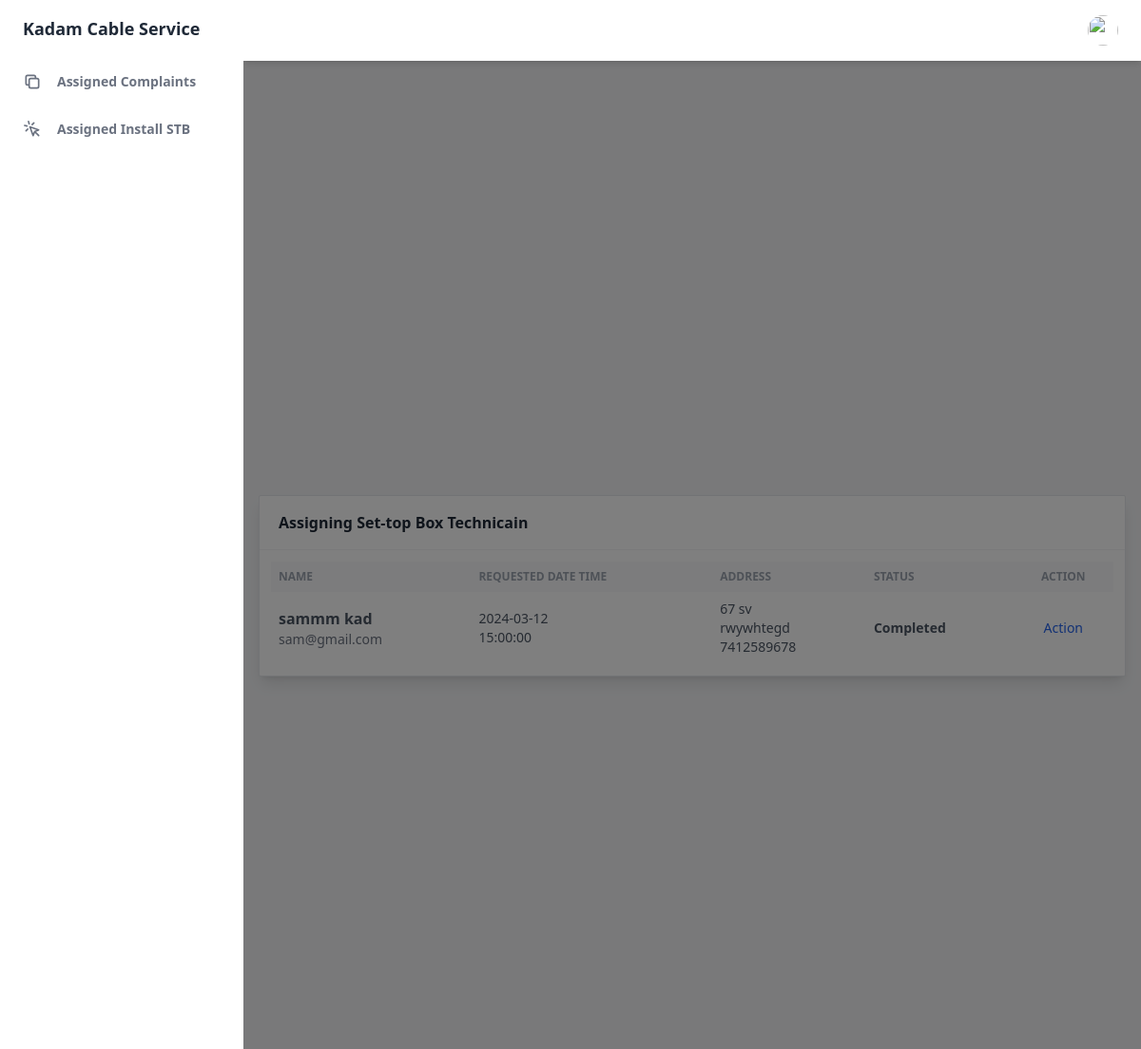
The page /Main/Employee/technican_stb.php (signed in) on the database its author committed.
### tables this page shows
CREATE TABLE `installs` (
  `installs_id` int(11) NOT NULL,
  `installs_req_date` date DEFAULT NULL,
  `installs_req_time` time DEFAULT NULL,
  `installs_date` date DEFAULT NULL,
  `installs_status` varchar(25) DEFAULT NULL,
  `stb_number` varchar(25) DEFAULT NULL,
  `emp_email` varchar(100) DEFAULT NULL,
  `cust_email` varchar(100) DEFAULT NULL
);

CREATE TABLE `customer` (
  `cust_email` varchar(100) NOT NULL,
  `cust_password` varchar(50) NOT NULL,
  `cust_fname` varchar(50) NOT NULL,
  `cust_mname` varchar(50) NOT NULL,
  `cust_lname` varchar(50) NOT NULL,
  `cust_flat` varchar(50) NOT NULL,
  `cust_building` varchar(50) NOT NULL,
  `cust_street` varchar(50) NOT NULL,
  `cust_pincode` varchar(50) NOT NULL,
  `cust_phone` varchar(10) NOT NULL
);

### Main/Employee/technican_stb.php (the view, shortened to what this page needs)
<?php
if(isset($_SESSION["email"]) && isset($_SESSION["firstname"]) && isset($_SESSION["lastname"]) && isset($_SESSION["type"])  )
{
   if($_SESSION["type"]=="a" || $_SESSION["type"]=="m"  || $_SESSION["type"]=="t" ){
    $email = $_SESSION["email"];
   }
    else{
        echo ("<script>location.href='emp_login.php'</script>");
    }
}else{
    echo ("<script>location.href='emp_login.php'</script>");
}
include("../../config/connect.php");
?>
<!DOCTYPE html>
<html :class="{ 'theme-dark': dark }" x-data="data()" lang="en">
  <head>
    <link rel="stylesheet" href="https://unpkg.com/tailwindcss@2.2.19/dist/tailwind.min.css"/>
    <script src="https://cdn.tailwindcss.com"></script>
    <link href="https://cdnjs.cloudflare.com/ajax/libs/flowbite/2.2.0/flowbite.min.css" rel="stylesheet" />
    <link rel="stylesheet" type="text/css" href="https://cdn.jsdelivr.net/npm/toastify-js/src/toastify.min.css">
  </head>
  <body>
    <div
      class="flex h-screen bg-gray-50 dark:bg-gray-900"
      :class="{ 'overflow-hidden': isSideMenuOpen}"
    >
   <?php include("./layout/emp_nav.php"); ?>
      <div class="flex flex-col flex-1">
      <?php include("./layout/emp_header.php"); ?>
        <main class="h-full  overflow-auto">
          <div class="container px-0 mx-auto grid pb-3">
          <section class="antialiased bg-gray-100 text-gray-600 h-screen px-4 overflow-hidden">
                    <div class="flex flex-col justify-center h-full">
                        <div class="w-full  mx-auto bg-white shadow-lg rounded-sm border border-gray-200">
                            <header class="px-5 py-4 border-b border-gray-100">
                                <h2 class="font-semibold text-gray-800">Assigning Set-top Box Technicain</h2>
                            </header>
                            <div class="p-3">
                                <div class="overflow-x-auto">
                                    <table class="table-auto w-full">
                                        <thead class="text-xs font-semibold uppercase text-gray-400 bg-gray-50">
                                            <tr>
                                                <th class="p-2 whitespace-nowrap">
                                                    <div class="font-semibold text-left">Name</div>
                                                </th>
                                                <th class="p-2 whitespace-nowrap">
                                                    <div class="font-semibold text-left">Requested Date Time</div>
                                                </th>
                                                <th class="p-2 whitespace-nowrap">
                                                    <div class="font-semibold text-left">Address</div>
                                                </th>
                                                <th class="p-2 whitespace-nowrap">
                                                    <div class="font-semibold text-left">Status</div>
                                                </th>
                                                <th class="p-2 whitespace-nowrap">
                                                    <div class="font-semibold text-center">Action</div>
                                                </th>
                                            </tr>
                                        </thead>
                                        <tbody class="text-sm divide-y divide-gray-100">
                                        <?php
                                        $get_complaints_query = "SELECT * FROM `installs`,`customer` WHERE `customer`.`cust_email` = `installs`.`cust_email` AND emp_email = '$email' ";
                                        $result_of_complaint = mysqli_query($con,$get_complaints_query);
                                        if(mysqli_num_rows($result_of_complaint)>0)
                                        {
                                            while($row = mysqli_fetch_assoc($result_of_complaint))
                                            {
                                                ?>
                                            <tr>
                                                <td class="p-2 whitespace-nowrap">
                                                    <div class="">
                                                        <div class="text-base font-semibold"><?php echo $row["cust_fname"] ?> <?php echo $row["cust_lname"] ?></div>
                                                        <div class="font-normal text-gray-500"><?php echo $row["cust_email"] ?></div>
                                                    </div>
                                                </td>
                                                <td class="p-2 whitespace-nowrap">
                                                    <div class="text-left"> <?php echo $row["installs_req_date"] ?></div>
                                                    <div class="text-left"> <?php echo $row["installs_req_time"] ?></div>
                                                </td>
                                                <td class="p-2 whitespace-nowrap">
                                                    <div class="text-left"> <?php echo $row["cust_flat"] ?> <?php echo $row["cust_building"] ?> </div>
                                                    <div class="text-left"> <?php echo $row["cust_street"] ?></div>
                                                    <div class="text-left"> <?php echo $row["cust_phone"] ?></div>
                                                </td>
                                                <td class="p-2 whitespace-nowrap">
                                                    <div class="text-left font-medium "><b><?php echo $row["installs_status"] ?></b> </div>
                                                </td>
                                                <td class="p-2 whitespace-nowrap">
                                                    <div class="text-center">
                                                        <a href="#" type="button" onclick='OpenModal(<?php echo $row["installs_id"] ?>)' data-modal-target="editUserModal" data-modal-toggle="editUserModal" class="openModel font-medium text-blue-600 dark:text-blue-500 hover:underline">
                                                        Action
                                                        </a>
                                                    </div>
                                                </td>
                                            </tr>
                                            <?php
                                            }
                                        }
                                            ?>
                                        </tbody>
                                    </table>
                                </div>
                            </div>
                        </div>
                    </div>
                </section>
</div>
        </main>
      </div>
    </div>
  </body>
</html>

### rows shown on the page
installs: cust_email.cust_fname "sammm", cust_email.cust_lname "kad", cust_email.cust_email "sam@gmail.com", installs_req_date "2024-03-12", installs_req_time "15:00:00", cust_email.cust_flat "67", cust_email.cust_building "sv", cust_email.cust_street "rwywhtegd", cust_email.cust_phone "7412589678", installs_status "Completed"
